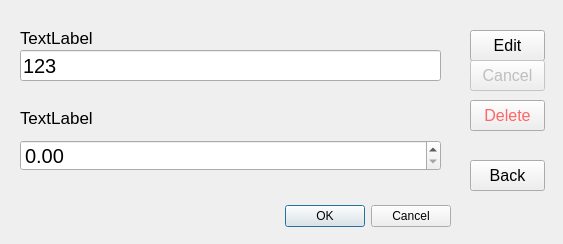
<?xml version="1.0" encoding="UTF-8"?>
<ui version="4.0">
 <class>AddItem</class>
 <widget class="QDialog" name="AddItem">
  <property name="geometry">
   <rect>
    <x>0</x>
    <y>0</y>
    <width>563</width>
    <height>244</height>
   </rect>
  </property>
  <property name="windowTitle">
   <string>Add Item</string>
  </property>
  <widget class="QDialogButtonBox" name="buttonBox">
   <property name="geometry">
    <rect>
     <x>10</x>
     <y>200</y>
     <width>441</width>
     <height>32</height>
    </rect>
   </property>
   <property name="orientation">
    <enum>Qt::Horizontal</enum>
   </property>
   <property name="standardButtons">
    <set>QDialogButtonBox::Cancel|QDialogButtonBox::Ok</set>
   </property>
  </widget>
  <widget class="QLineEdit" name="ItemName">
   <property name="geometry">
    <rect>
     <x>20</x>
     <y>50</y>
     <width>421</width>
     <height>31</height>
    </rect>
   </property>
   <property name="font">
    <font>
     <pointsize>15</pointsize>
    </font>
   </property>
   <property name="text">
    <string>123</string>
   </property>
  </widget>
  <widget class="QLabel" name="label">
   <property name="geometry">
    <rect>
     <x>20</x>
     <y>30</y>
     <width>251</width>
     <height>16</height>
    </rect>
   </property>
   <property name="font">
    <font>
     <pointsize>13</pointsize>
    </font>
   </property>
   <property name="text">
    <string>TextLabel</string>
   </property>
  </widget>
  <widget class="QLabel" name="label_2">
   <property name="geometry">
    <rect>
     <x>20</x>
     <y>110</y>
     <width>251</width>
     <height>16</height>
    </rect>
   </property>
   <property name="font">
    <font>
     <pointsize>13</pointsize>
    </font>
   </property>
   <property name="text">
    <string>TextLabel</string>
   </property>
  </widget>
  <widget class="QDoubleSpinBox" name="doubleSpinBox">
   <property name="geometry">
    <rect>
     <x>20</x>
     <y>140</y>
     <width>421</width>
     <height>31</height>
    </rect>
   </property>
   <property name="font">
    <font>
     <pointsize>15</pointsize>
    </font>
   </property>
  </widget>
  <widget class="QPushButton" name="back_btn">
   <property name="geometry">
    <rect>
     <x>470</x>
     <y>160</y>
     <width>75</width>
     <height>31</height>
    </rect>
   </property>
   <property name="font">
    <font>
     <pointsize>12</pointsize>
    </font>
   </property>
   <property name="text">
    <string>Back</string>
   </property>
  </widget>
  <widget class="QPushButton" name="edit_btn">
   <property name="geometry">
    <rect>
     <x>470</x>
     <y>30</y>
     <width>75</width>
     <height>31</height>
    </rect>
   </property>
   <property name="font">
    <font>
     <pointsize>12</pointsize>
    </font>
   </property>
   <property name="text">
    <string>Edit</string>
   </property>
  </widget>
  <widget class="QPushButton" name="cancel_btn">
   <property name="enabled">
    <bool>false</bool>
   </property>
   <property name="geometry">
    <rect>
     <x>470</x>
     <y>60</y>
     <width>75</width>
     <height>31</height>
    </rect>
   </property>
   <property name="font">
    <font>
     <pointsize>12</pointsize>
    </font>
   </property>
   <property name="text">
    <string>Cancel</string>
   </property>
  </widget>
  <widget class="QPushButton" name="delete_btn">
   <property name="geometry">
    <rect>
     <x>470</x>
     <y>100</y>
     <width>75</width>
     <height>31</height>
    </rect>
   </property>
   <property name="font">
    <font>
     <pointsize>12</pointsize>
    </font>
   </property>
   <property name="styleSheet">
    <string notr="true">color: rgb(255, 102, 102)</string>
   </property>
   <property name="text">
    <string>Delete</string>
   </property>
  </widget>
 </widget>
 <resources/>
 <connections>
  <connection>
   <sender>buttonBox</sender>
   <signal>accepted()</signal>
   <receiver>AddItem</receiver>
   <slot>accept()</slot>
   <hints>
    <hint type="sourcelabel">
     <x>248</x>
     <y>254</y>
    </hint>
    <hint type="destinationlabel">
     <x>157</x>
     <y>274</y>
    </hint>
   </hints>
  </connection>
  <connection>
   <sender>buttonBox</sender>
   <signal>rejected()</signal>
   <receiver>AddItem</receiver>
   <slot>reject()</slot>
   <hints>
    <hint type="sourcelabel">
     <x>316</x>
     <y>260</y>
    </hint>
    <hint type="destinationlabel">
     <x>286</x>
     <y>274</y>
    </hint>
   </hints>
  </connection>
 </connections>
</ui>
